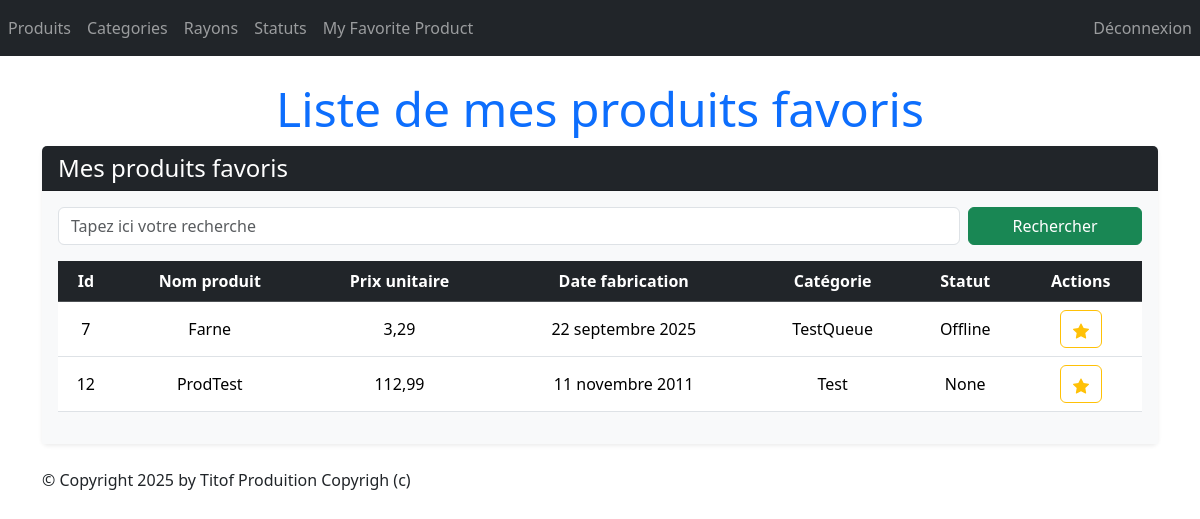
Screenshot of /monApp/favorites/ (signed in) with the database file from the repository.
### monApp/models.py (models this page shows, shortened)
class Produit(models.Model):
    refProd = models.AutoField(primary_key=True)
    intituleProd = models.CharField(max_length=200)
    prixUnitaireProd = models.DecimalField(max_digits=10, decimal_places=2)
    dateFabProd = models.DateField(default=date.today)
    categorie = models.ForeignKey(Categorie, on_delete=models.CASCADE, related_name="produits_categorie", null=True, blank=True)
    status = models.ForeignKey(Statut, on_delete=models.CASCADE, related_name="produits_status",null=True, blank=True)

class Categorie(models.Model):
    idCat = models.AutoField(primary_key=True)
    nomCat = models.CharField(max_length=100)
    def __str__(self):
        return self.nomCat

class Statut(models.Model):
    idStatus = models.AutoField(primary_key=True)
    libelleStatus = models.CharField(max_length=100)
    def __str__(self):
        return self.libelleStatus

### monApp/views.py (the view)
# urls.py: path("favorites/", views.FavoriteProductsViews.as_view(), name="lst_favorites"),
@method_decorator(login_required, name='dispatch')
class FavoriteProductsViews(ListView):
    model = Produit
    template_name = "monApp/Read/list/favorite_products.html"
    context_object_name = "produits"
    def get_queryset(self):
        query = self.request.GET.get('search')
        favoris = FavoriteProduct.objects.filter(user=self.request.user).values_list('produit_id', flat=True)
        qs = Produit.objects.filter(refProd__in=favoris).select_related('categorie').select_related('status')
        if query:
            qs = qs.filter(intituleProd__icontains=query)
        return qs.order_by("prixUnitaireProd")
    def get_context_data(self, **kwargs):
        context = super(FavoriteProductsViews, self).get_context_data(**kwargs)
        context['titremenu'] = "Liste de mes produits favoris"
        return context

### monApp/templates/monApp/Read/list/favorite_products.html (shortened to what this page needs)
{% extends 'monApp/base.html' %}
{% block menu %}
    <h1 class="display-5 text-center text-primary">{{ titremenu }}</h1>
{% endblock %}
{% block contenu %}
<div class="card shadow-sm border-0 mb-4">
    <div class="card-header bg-dark text-white">
        <h4 class="mb-0">Mes produits favoris</h4>
    </div>
    <div class="card-body bg-light">
        <form method="GET" action="" class="mb-3 row g-2">
            <div class="col-md-10">
                <input class="form-control" type="text" name="search" placeholder="Tapez ici votre recherche"
                       value="{{ request.GET.search }}">
            </div>
            <div class="col-md-2">
                <button type="submit" class="btn btn-success w-100">Rechercher</button>
            </div>
        </form>
        <div class="table-responsive">
            <table class="table table-hover align-middle">
                <thead class="table-dark text-center">
                    <tr>
                        <th>Id</th>
                        <th>Nom produit</th>
                        <th>Prix unitaire</th>
                        <th>Date fabrication</th>
                        <th>Catégorie</th>
                        <th>Statut</th>
                        <th>Actions</th>
                    </tr>
                </thead>
                <tbody>
                    {% for prdt in produits %}
                    <tr class="text-center">
                        <td onclick="window.location.href='{% url 'dtl_prdt' prdt.refProd %}';" style="cursor:pointer;">{{ prdt.refProd }}</td>
                        <td onclick="window.location.href='{% url 'dtl_prdt' prdt.refProd %}';" style="cursor:pointer;">{{ prdt.intituleProd }}</td>
                        <td onclick="window.location.href='{% url 'dtl_prdt' prdt.refProd %}';" style="cursor:pointer;">{{ prdt.prixUnitaireProd }}</td>
                        <td onclick="window.location.href='{% url 'dtl_prdt' prdt.refProd %}';" style="cursor:pointer;">{{ prdt.dateFabProd }}</td>
                        <td onclick="window.location.href='{% url 'dtl_prdt' prdt.refProd %}';" style="cursor:pointer;">{{ prdt.categorie }}</td>
                        <td onclick="window.location.href='{% url 'dtl_prdt' prdt.refProd %}';" style="cursor:pointer;">{{ prdt.status }}</td>
                        <td>
                            <button onclick="window.location.href='{% url 'delete_favorite' prdt.refProd %}';"
                                    class="btn btn-outline-warning" title="Retirer des favoris">
                            </button>
                        </td>
                    </tr>
                    {% empty %}
                    <tr>
                        <td colspan="7" class="text-muted text-center">Aucun produit favori trouvé.</td>
                    </tr>
                    {% endfor %}
                </tbody>
            </table>
        </div>
    </div>
</div>
{% endblock %}

### static/styles.css (style rules this page uses)
h1 { color: red; }

### rows the page displays
Produit: refProd "7", intituleProd "Farne", prixUnitaireProd "3,29", dateFabProd "22 septembre 2025", categorie "TestQueue", status "Offline"
Produit: refProd "12", intituleProd "ProdTest", prixUnitaireProd "112,99", dateFabProd "11 novembre 2011", categorie "Test", status "None"

### other values shown
{{ titremenu }} "Liste de mes produits favoris"
